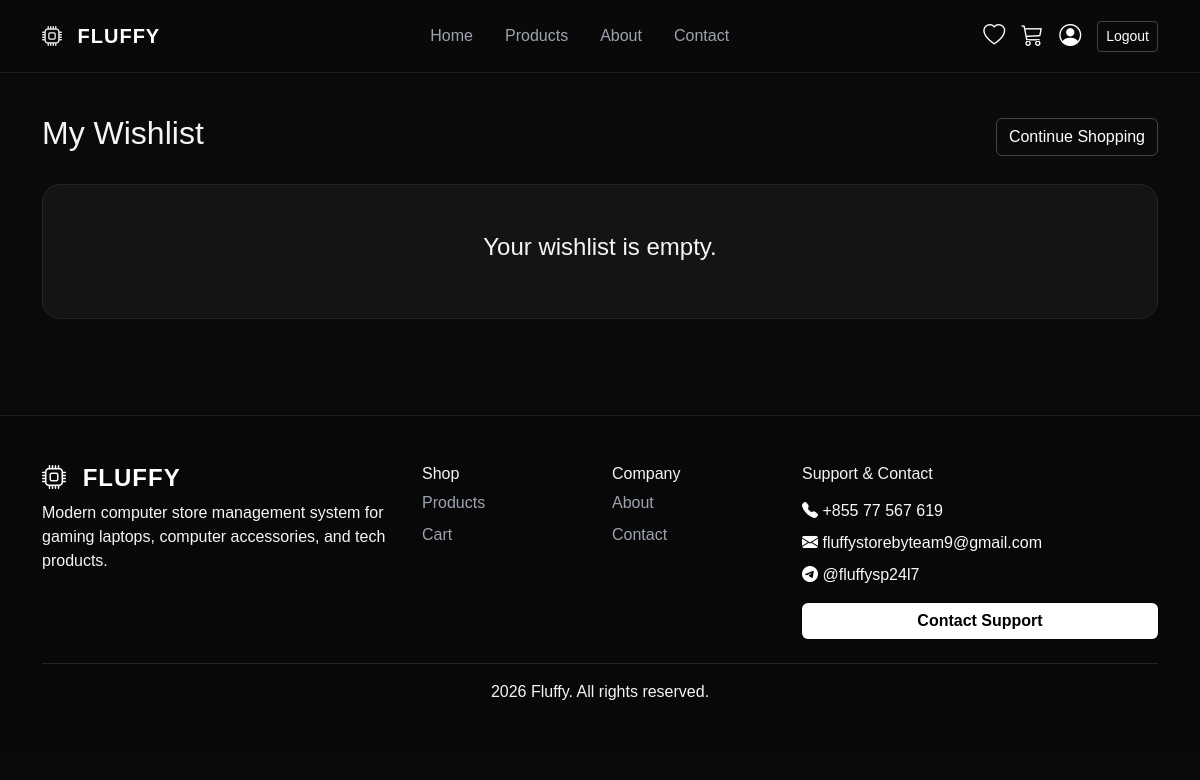
/wishlist/ (signed in), run on an earlier commit of the app's database.
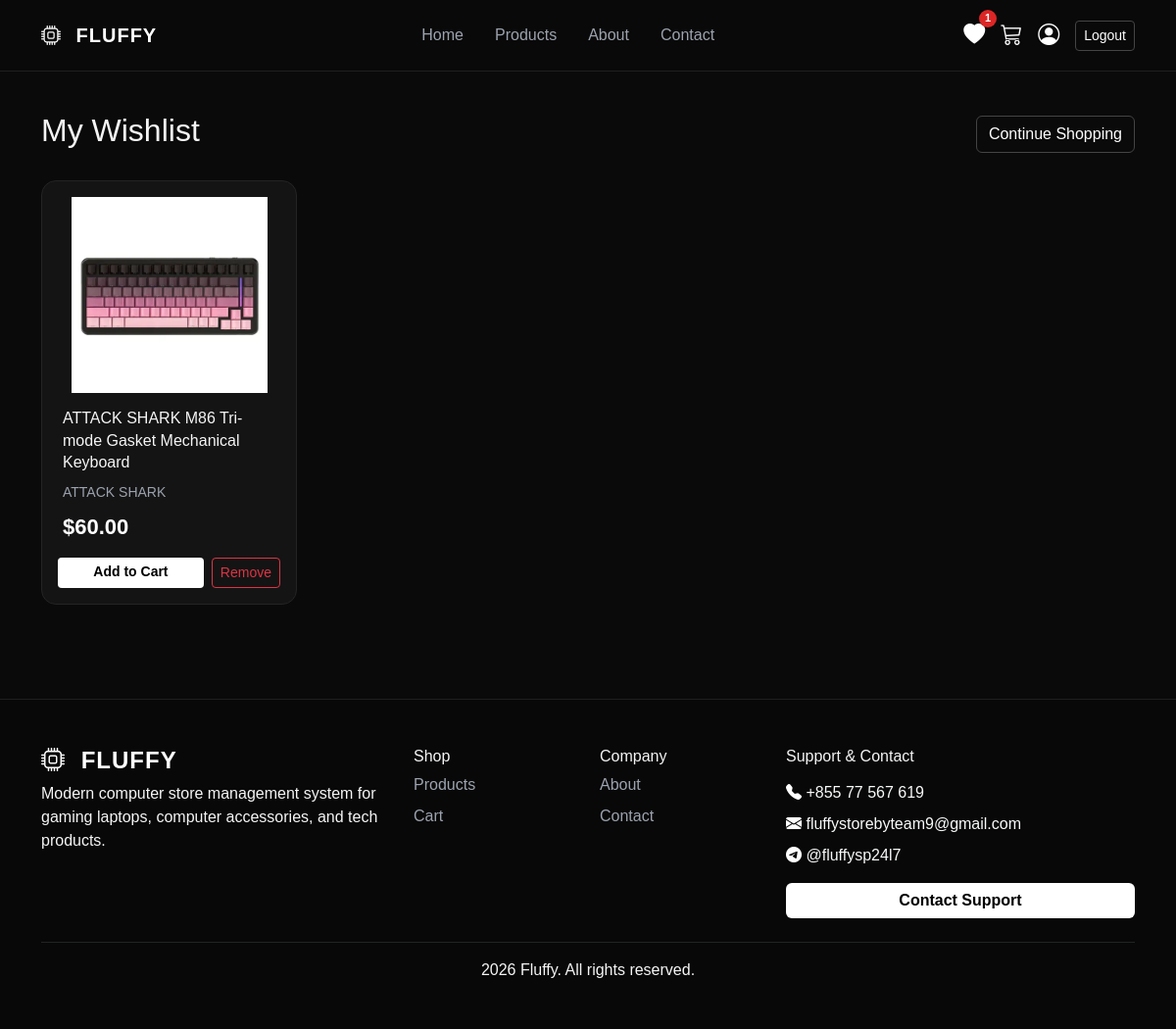
And on a later commit of the database.
### wishlist/models.py (models this page shows, shortened)
class Wishlist(models.Model):
    user = models.ForeignKey(User, on_delete=models.CASCADE)
    product = models.ForeignKey(Product, on_delete=models.CASCADE)
    created_at = models.DateTimeField(auto_now_add=True)
    class Meta:
        unique_together = ('user', 'product')

### products/models.py (models this page shows, shortened)
class Product(models.Model):
    category = models.ForeignKey(Category, on_delete=models.CASCADE)
    name = models.CharField(max_length=200)
    BRAND_CHOICES = [
    ('ASUS', 'ASUS'),
    ('MSI', 'MSI'),
    ('ROG', 'ROG'),
    ('Logitech', 'Logitech'),
    ('Razer', 'Razer'),
    ('Attack Shark', 'Attack Shark'),
    ('SteelSeries', 'SteelSeries'),
    ('HyperX', 'HyperX'),
]
    brand = models.CharField(max_length=100,choices=BRAND_CHOICES)
    description = models.TextField()
    price = models.DecimalField(max_digits=10, decimal_places=2)
    stock = models.PositiveIntegerField(default=0)
    image = models.ImageField(upload_to='products/', blank=True, null=True)
    is_active = models.BooleanField(default=True)
    created_at = models.DateTimeField(auto_now_add=True)

### wishlist/views.py (the view)
# urls.py: path('', views.wishlist_view, name='wishlist'),
@login_required
def wishlist_view(request):
    wishlist_items = Wishlist.objects.filter(user=request.user)
    return render(request, 'wishlist.html', {
        'wishlist_items': wishlist_items
    })

### core/context_processors.py (called while the page is built)
def cart_counter(request):
    if request.user.is_authenticated:
        count = CartItem.objects.filter(user=request.user).count()
        wishlist_count = Wishlist.objects.filter(user=request.user).count()
    else:
        count = 0
        wishlist_count = 0
    return {
        'cart_count': count,
        'wishlist_count': wishlist_count,
    }

### templates/wishlist.html (shortened to what this page needs)
{% extends 'base.html' %}
{% load static %}
{% block content %}
<section class="container py-5">
    <div class="d-flex justify-content-between align-items-center mb-4">
        <h2>My Wishlist</h2>
        <a href="{% url 'products' %}" class="btn btn-outline-light">
            Continue Shopping
        </a>
    </div>
    <div class="row g-4">
        {% for item in wishlist_items %}
        <div class="col-lg-3 col-md-6">
            <div class="neon-card product-card p-3 h-100" style="
                display: flex;
                flex-direction: column;
                justify-content: space-between;
                min-height: 420px;
                border-radius: 15px;
                overflow: hidden;
            ">
                <div style="height: 200px; display: flex; align-items: center; justify-content: center; margin-bottom: 15px; overflow: hidden;">
                    {% if item.product.image %}
                    <img src="{{ item.product.image.url }}" style="width: 100%; height: 100%; object-fit: contain; border-radius: 10px;">
                    {% else %}
                    <img src="{% static 'img/product.png' %}" style="width: 100%; height: 100%; object-fit: contain; border-radius: 10px;">
                    {% endif %}
                </div>
                <div style="flex-grow: 1; padding: 0 5px;">
                    <h6 style="margin-bottom: 8px; line-height: 1.4; min-height: 50px;">{{ item.product.name }}</h6>
                    <p class="small text-muted" style="margin-bottom: 8px;">{{ item.product.brand }}</p>
                    <p class="price" style="font-size: 22px; font-weight: bold; margin-bottom: 15px;">${{ item.product.price }}</p>
                </div>
                <div class="d-flex gap-2">
                    <a href="{% url 'add_to_cart' item.product.id %}" class="btn btn-primary btn-sm flex-fill">
                        Add to Cart
                    </a>
                    <a href="{% url 'remove_from_wishlist' item.id %}" class="btn btn-outline-danger btn-sm">
                        Remove
                    </a>
                </div>
            </div>
        </div>
        {% empty %}
        <div class="col-12">
            <div class="neon-card p-5 text-center">
                <h4>Your wishlist is empty.</h4>
            </div>
        </div>
        {% endfor %}
    </div>
</section>
{% endblock %}

What changed in the data, as far as the page shows it:
added Wishlist: product.image (picture), product.name "ATTACK SHARK M86 Tri-mode Gasket Mechanical Keyboard", product.brand "ATTACK SHARK", product.price "60.00"
Also different on the page:
{{ wishlist_count }}: (not shown) → "1"
text no longer shown: "Your wishlist is empty."
